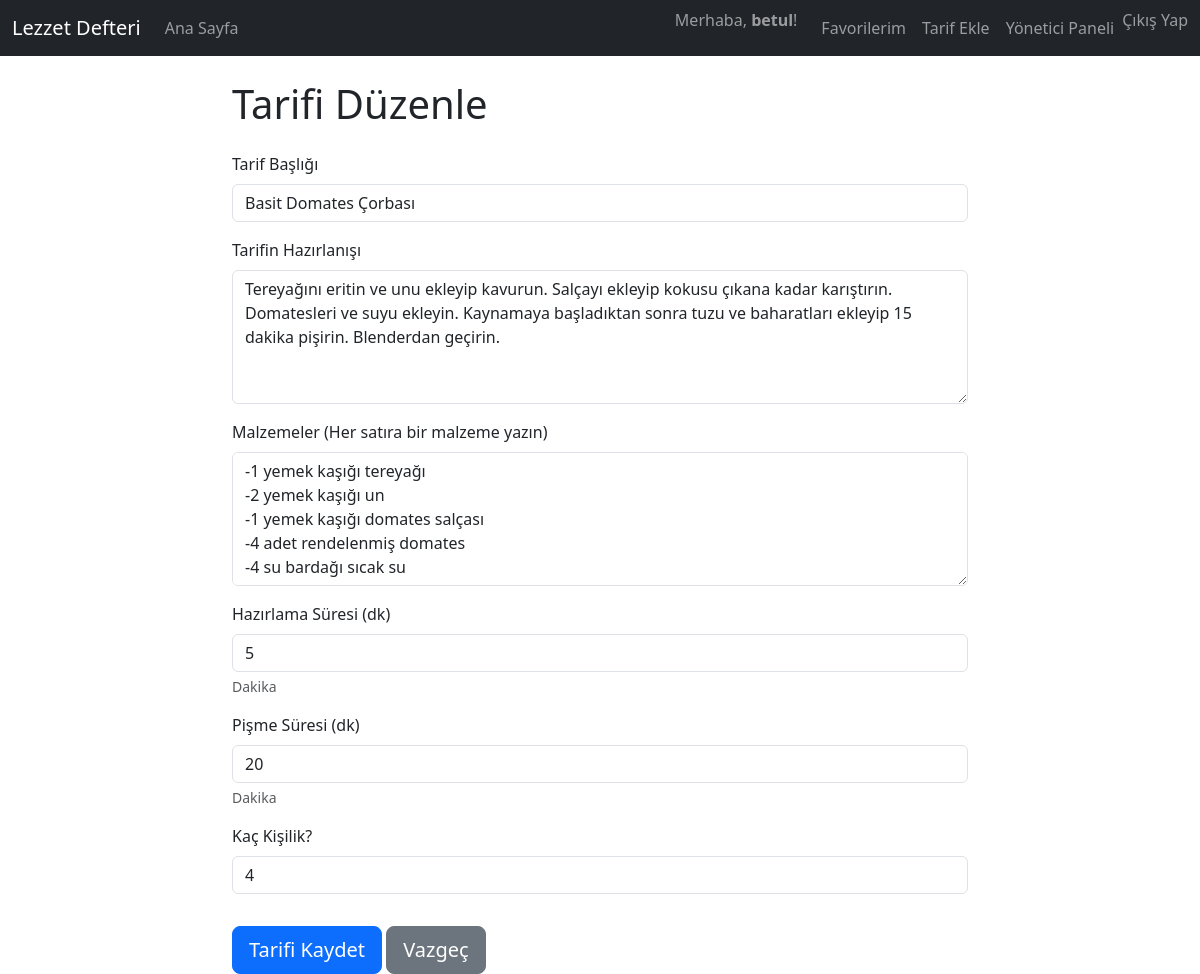
Page /tarifler/2/duzenle/ (signed in) on the earlier database version.
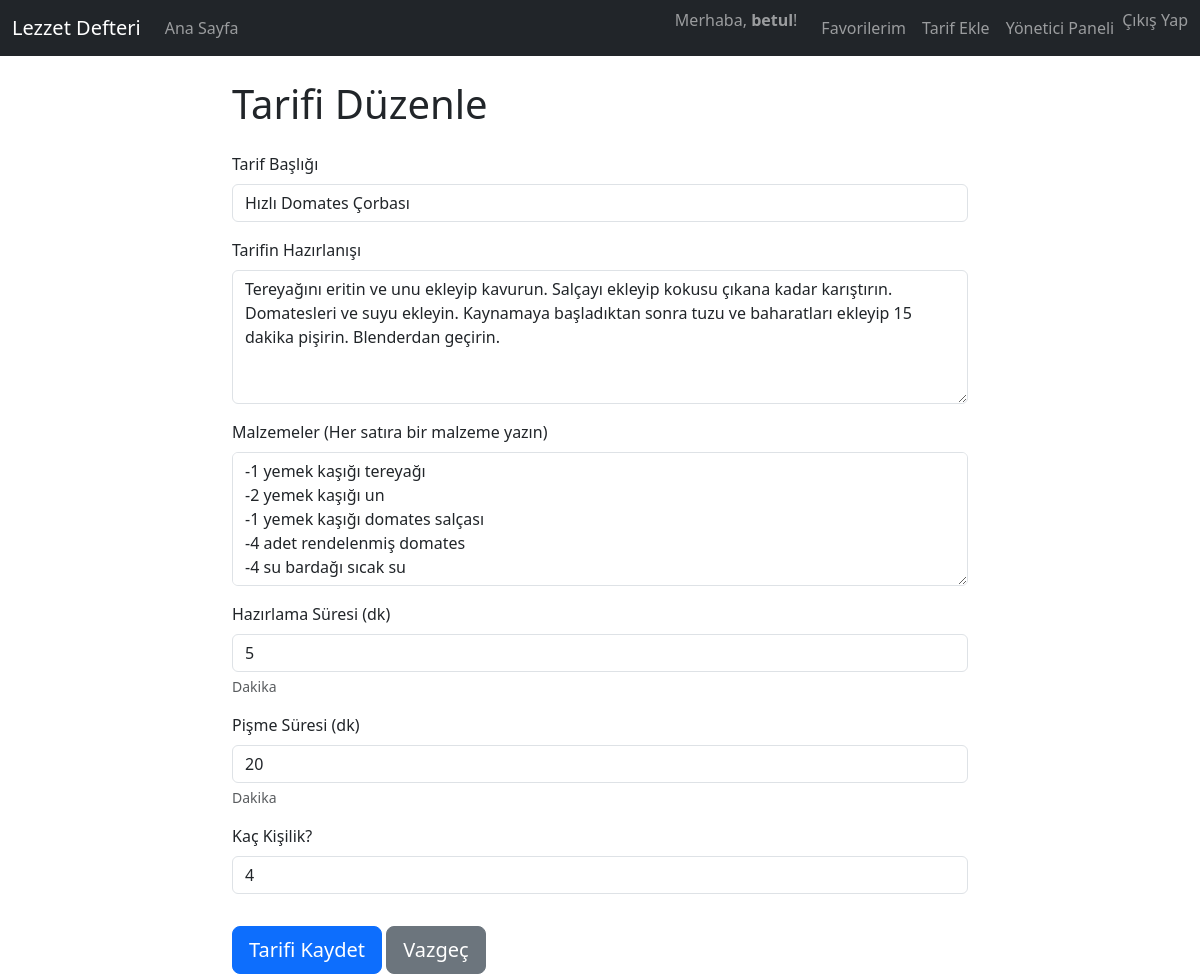
Same page on the later database version.
### tarifler/models.py (models this page shows, shortened)
class Tarif(models.Model):
    baslik = models.CharField(max_length=200) # Tarifin başlığı
    aciklama = models.TextField() # Tarifin kısa açıklaması
    malzemeler = models.TextField() # Malzemeler listesi
    hazirlama_suresi = models.IntegerField(help_text="Dakika")
    pisme_suresi = models.IntegerField(help_text="Dakika")
    porsiyon_sayisi = models.IntegerField(default=1)
    yayinlanma_tarihi = models.DateTimeField(auto_now_add=True)
    guncelleme_tarihi = models.DateTimeField(auto_now=True)
    yazar = models.ForeignKey(User, on_delete=models.CASCADE, default=1)
    class Meta:
        verbose_name = "Tarif"
        verbose_name_plural = "Tarifler"
        ordering = ['-yayinlanma_tarihi']

### tarifler/views.py (the view)
# urls.py: path('<int:pk>/duzenle/', views.tarif_duzenle, name='tarif_duzenle'),
@login_required
def tarif_duzenle(request, pk):
    tarif = get_object_or_404(Tarif, pk=pk)
    if tarif.yazar != request.user:
        messages.error(request, "Bu tarifi düzenleme yetkiniz yok.")
        return redirect('tarif_detay', pk=pk)
    if request.method == 'POST':
        form = TarifEkleForm(request.POST, instance=tarif)
        if form.is_valid():
            form.save()
            messages.success(request, "Tarif başarıyla güncellendi.")
            return redirect('tarif_detay', pk=tarif.pk)
    else:
        form = TarifEkleForm(instance=tarif)
    return render(request, 'tarifler/tarif_ekle.html', {'form': form, 'title': 'Tarifi Düzenle'})

### tarifler/forms.py
class TarifEkleForm(forms.ModelForm):
    class Meta:
        model = Tarif
        fields = ['baslik', 'aciklama', 'malzemeler', 'hazirlama_suresi', 'pisme_suresi', 'porsiyon_sayisi']
        labels = {
            'baslik': 'Tarif Başlığı',
            'aciklama': 'Tarifin Hazırlanışı',
            'malzemeler': 'Malzemeler (Her satıra bir malzeme yazın)',
            'hazirlama_suresi': 'Hazırlama Süresi (dk)',
            'pisme_suresi': 'Pişme Süresi (dk)',
            'porsiyon_sayisi': 'Kaç Kişilik?',
        }
    def __init__(self, *args, **kwargs):
        super(TarifEkleForm, self).__init__(*args, **kwargs)
        for field_name, field in self.fields.items():
            field.widget.attrs['class'] = 'form-control'
            if isinstance(field.widget, forms.Textarea):
                field.widget.attrs['rows'] = 5

### tarifler/templates/tarifler/tarif_ekle.html (shortened to what this page needs)
{% extends "base.html" %}
{% block content %}
    <div class="row justify-content-center">
        <div class="col-md-8">
            <h1 class="mb-4">{{ title }}</h1>
            <form method="POST" class="needs-validation" novalidate>
                {% for field in form %}
                    <div class="mb-3">
                        <label for="{{ field.id_for_label }}" class="form-label">{{ field.label }}</label>
                        {{ field }}
                        {% if field.help_text %}
                            <div class="form-text">{{ field.help_text }}</div>
                        {% endif %}
                    </div>
                {% endfor %}
                <button type="submit" class="btn btn-primary btn-lg mt-3">Tarifi Kaydet</button>
                <a href="{% url 'anasayfa' %}" class="btn btn-secondary btn-lg mt-3">Vazgeç</a>
            </form>
        </div>
    </div>
{% endblock content %}

Differences in the rows shown:
changed Tarif: baslik "Basit Domates Çorbası" → "Hızlı Domates Çorbası"
